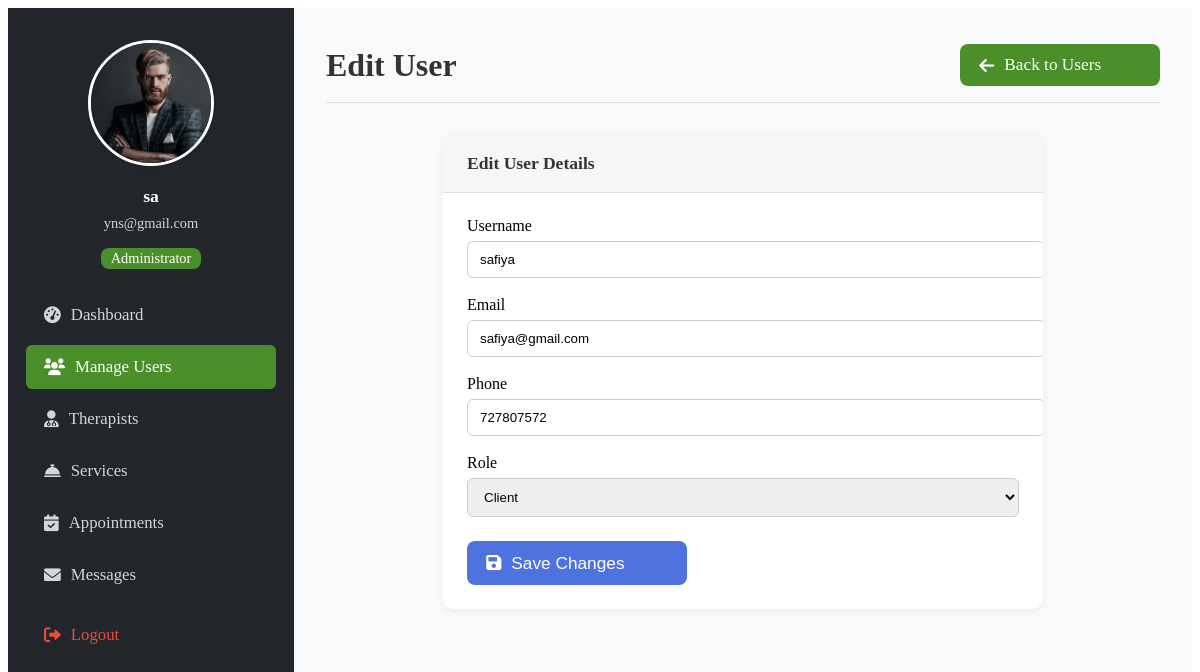
Page /admin/edit_user.php?id=21 (signed in) on the committed database.
### tables this page shows
CREATE TABLE `users` (
  `user_id` int(11) NOT NULL,
  `username` varchar(50) NOT NULL,
  `pwd` varchar(225) NOT NULL,
  `phone` int(20) NOT NULL,
  `email` varchar(100) NOT NULL,
  `role` enum('client','therapist','admin') NOT NULL
);

### admin/edit_user.php (the view, shortened to what this page needs)
<?php
include('../dbconnect.php');
$user_id = isset($_GET['id']) ? intval($_GET['id']) : 0;
$user = null;
if ($user_id > 0) {
    $stmt = $conn->prepare("SELECT user_id, username, email, phone, role FROM users WHERE user_id = ?");
    if ($stmt) {
        $stmt->bind_param("i", $user_id);
        $stmt->execute();
        $result = $stmt->get_result();
        $user = $result->fetch_assoc();
    } else {
        $error = 'Database error: ' . $conn->error;
    }
}
?>
<!DOCTYPE html>
<html lang="en">
<head>
    <link rel="stylesheet" href="admin_dashboard_custom.css">
    <link rel="stylesheet" href="https://cdnjs.cloudflare.com/ajax/libs/font-awesome/6.0.0/css/all.min.css">
</head>
<body>
    <div class="admin-flex">
        <div class="admin-sidebar">
            <div class="text-center mb-4">
                <div class="mb-3">
                    <img src="../image/c2.jpg" alt="Admin Profile" class="admin-profile-pic">
                </div>
                <h5><?php echo htmlspecialchars($_SESSION['username']); ?></h5>
                <small><?php echo htmlspecialchars($_SESSION['email']); ?></small>
                <div class="mt-2 admin-badge">Administrator</div>
            </div>
            <ul class="admin-nav">
                <li><a class="admin-nav-link" href="dashboard.php"><i class="fas fa-tachometer-alt"></i>Dashboard</a></li>
                <li><a class="admin-nav-link active" href="users.php"><i class="fas fa-users"></i>Manage Users</a></li>
                <li><a class="admin-nav-link" href="therapists.php"><i class="fas fa-user-md"></i>Therapists</a></li>
                <li><a class="admin-nav-link" href="services.php"><i class="fas fa-concierge-bell"></i>Services</a></li>
                <li><a class="admin-nav-link" href="appointments.php"><i class="fas fa-calendar-check"></i>Appointments</a></li>
                <li><a class="admin-nav-link" href="messages.php"><i class="fas fa-envelope"></i>Messages</a></li>
                <li class="spacing-top"><a class="admin-nav-link text-danger" href="../logout.php"><i class="fas fa-sign-out-alt"></i>Logout</a></li>
            </ul>
        </div>
        <div class="admin-main">
            <div class="admin-header">
                <h1>Edit User</h1>
                <a href="users.php" class="admin-btn admin-btn-secondary" style="max-width:200px;">
                    <i class="fas fa-arrow-left me-2"></i>Back to Users
                </a>
            </div>
            <div class="admin-card" style="max-width:600px;margin:0 auto;">
                <div class="admin-card-header">Edit User Details</div>
                <div class="admin-card-body">
                    <form method="post">
                        <div style="margin-bottom:18px;">
                            <label for="username" style="display:block;font-weight:500;margin-bottom:6px;">Username</label>
                            <input type="text" id="username" name="username" value="<?php echo htmlspecialchars($user['username']); ?>" required style="width:100%;padding:10px 12px;border-radius:6px;border:1px solid #ccc;">
                        </div>
                        <div style="margin-bottom:18px;">
                            <label for="email" style="display:block;font-weight:500;margin-bottom:6px;">Email</label>
                            <input type="email" id="email" name="email" value="<?php echo htmlspecialchars($user['email']); ?>" required style="width:100%;padding:10px 12px;border-radius:6px;border:1px solid #ccc;">
                        </div>
                        <div style="margin-bottom:18px;">
                            <label for="phone" style="display:block;font-weight:500;margin-bottom:6px;">Phone</label>
                            <input type="tel" id="phone" name="phone" value="<?php echo htmlspecialchars($user['phone']); ?>" style="width:100%;padding:10px 12px;border-radius:6px;border:1px solid #ccc;">
                        </div>
                        <div style="margin-bottom:18px;">
                            <label for="role" style="display:block;font-weight:500;margin-bottom:6px;">Role</label>
                            <select id="role" name="role" required style="width:100%;padding:10px 12px;border-radius:6px;border:1px solid #ccc;">
                                <option value="client" <?php echo $user['role'] === 'client' ? 'selected' : ''; ?>>Client</option>
                            </select>
                        </div>
                        <div style="margin-top:24px;">
                            <button type="submit" class="admin-btn admin-btn-primary" style="width:100%;max-width:220px;">
                                <i class="fas fa-save me-2"></i>Save Changes
                            </button>
                        </div>
                    </form>
                </div>
            </div>
        </div>
    </div>
</body>
</html>

### admin/admin_dashboard_custom.css (style rules this page uses)
.admin-flex { display: flex; min-height: 100vh; background: #f8f9fa; }
.admin-sidebar { width: 250px; background: #23272b; color: #fff; padding: 32px 18px 18px 18px; box-shadow: 2px 0 8px rgba(0,0,0,0.04); display: flex; flex-direction: column; min-height: 100vh; }
.admin-sidebar .text-center { text-align: center; }
.admin-sidebar .mb-4 { margin-bottom: 1.5rem; }
.admin-sidebar .mb-3 { margin-bottom: 1rem; }
.admin-sidebar .mt-2 { margin-top: 0.5rem; }
.admin-sidebar .spacing-top { margin-top: 1rem; }
.admin-sidebar h5 { margin: 0 0 0.5rem 0; font-size: 1.1rem; font-weight: 600; }
.admin-sidebar small { display: block; margin-bottom: 0.5rem; font-size: 0.9rem; opacity: 0.8; }
.admin-badge { display: inline-block; padding: 2px 10px; border-radius: 8px; font-size: 0.9rem; font-weight: 500; background: #4a8f29; color: #fff; }
.admin-profile-pic { width: 120px; height: 120px; border-radius: 50%; object-fit: cover; border: 3px solid #fff; box-shadow: 0 2px 8px rgba(0,0,0,0.1); }
.admin-nav { list-style: none; padding: 0; margin: 0; }
.admin-nav-link { display: flex; align-items: center; color: #cfd8dc; text-decoration: none; padding: 12px 18px; border-radius: 6px; margin-bottom: 8px; font-size: 1.05rem; transition: background 0.2s, color 0.2s; }
.admin-nav-link.active, .admin-nav-link:hover { background: #4a8f29; color: #fff; }
.admin-nav-link i { margin-right: 10px; }
.admin-nav-link.text-danger { color: #e74c3c; }
.admin-main { flex: 1; padding: 36px 32px 32px 32px; background: #f8f9fa; min-width: 0; margin-bottom: 32px; }
.admin-header { display: flex; justify-content: space-between; align-items: center; margin-bottom: 32px; border-bottom: 1px solid #e0e0e0; padding-bottom: 16px; }
.admin-header h1 { font-size: 2rem; color: #333; margin: 0; }
.admin-card { background: #fff; border-radius: 10px; box-shadow: 0 2px 8px rgba(0,0,0,0.06); margin-bottom: 0; overflow: hidden; flex: 1 1 900px; min-width: 900px; max-width: 1100px; display: flex; flex-direction: column; }
.admin-card-header { background: #f4f6f8; padding: 18px 24px; border-bottom: 1px solid #e0e0e0; font-size: 1.1rem; font-weight: 600; color: #333; }
.admin-card-body { padding: 24px; flex: 1; overflow-x: auto; }
.admin-btn { display: flex; align-items: center; justify-content: flex-start; background: #4a8f29; color: #fff; padding: 0.7rem 1.2rem; border: none; border-radius: 8px; cursor: pointer; text-decoration: none; font-size: 1.08rem; transition: background 0.3s; width: 100%; font-weight: 500; gap: 10px; margin: 0; box-sizing: border-box; }
.admin-btn:last-child { margin-bottom: 0; }
.admin-btn-primary { background: #4e73df; }
@media (max-width: 1200px) { .admin-card { min-width: 0; max-width: 100%; } }

### rows in the picture
users: username "safiya", email "safiya@gmail.com", phone "727807572", role "Client"

### other values in the picture
$_SESSION['username'] "sa"
$_SESSION['email'] "yns@gmail.com"
